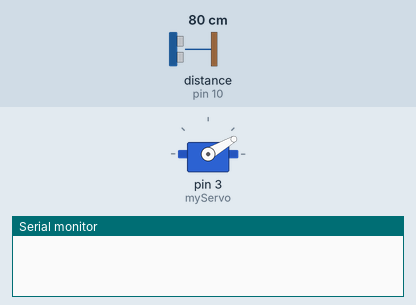
A sketch run on a simulated Arduino Uno, built with avr-gcc and run on an emulated ATmega328P. Parts: servo, the last lines printed to the serial monitor. Wiring (inferred from the names in the program): ultrasonic range finder: trigger pin 9; echo pin 10. The test bench sets the inputs (shaded band); at power-on: distance to the obstacle (sensor on pin 10) 80 cm. The echo pulse lasts 58.3 µs per cm.

Above: at 0.1 s.
At 1.2 s:
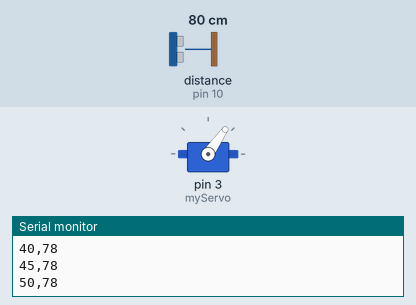
1.3 s: distance to the obstacle (sensor on pin 10) set to 60 cm
At 5.11 s:
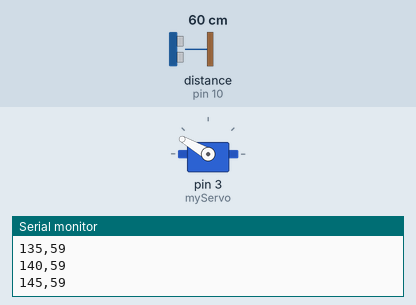
Timing chart, 0 to 13.3 s (numbered marks = the images above; inputs shaded):
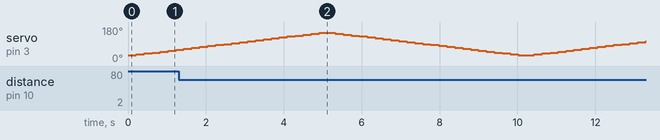

The sketch:

sensor_test.ino
```cpp
#include <Servo.h>

#define TRIG 9
#define ECHO 10

Servo myServo;

void setup() {
  Serial.begin(9600);
  pinMode(TRIG, OUTPUT);
  pinMode(ECHO, INPUT);

  myServo.attach(3); // 서보 신호선 D3
}

long getDistance() {
  long duration;
  float distance;

  digitalWrite(TRIG, LOW);
  delayMicroseconds(2);
  digitalWrite(TRIG, HIGH);
  delayMicroseconds(10);
  digitalWrite(TRIG, LOW);

  duration = pulseIn(ECHO, HIGH);
  distance = duration * 0.034 / 2;

  return distance;
}

void loop() {

  for(int angle = 30; angle <= 150; angle += 5) {
    myServo.write(angle);
    delay(200);

    long d = getDistance();
    Serial.print(angle);
    Serial.print(",");
    Serial.println(d);
  }

  for(int angle = 150; angle >= 30; angle -= 5) {
    myServo.write(angle);
    delay(200);

    long d = getDistance();
    Serial.print(angle);
    Serial.print(",");
    Serial.println(d);
  }
}
```
